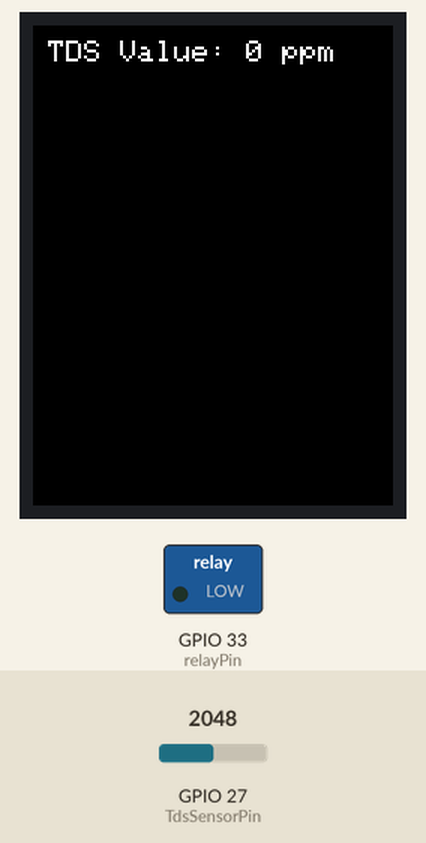
This sketch was run on a simulated ESP32. Parts: 240×320 colour display, switched loads named in the sketch (green lamp = pin HIGH). Inputs (shaded band) come from the test bench; at power-on: GPIO 27 (TdsSensorPin) = 2048. WiFi joins after 1.5 s; servers stay silent unless stated; what the sketch prints to the serial monitor is not drawn.

Above: at 1.8 s.
At 2.8 s:
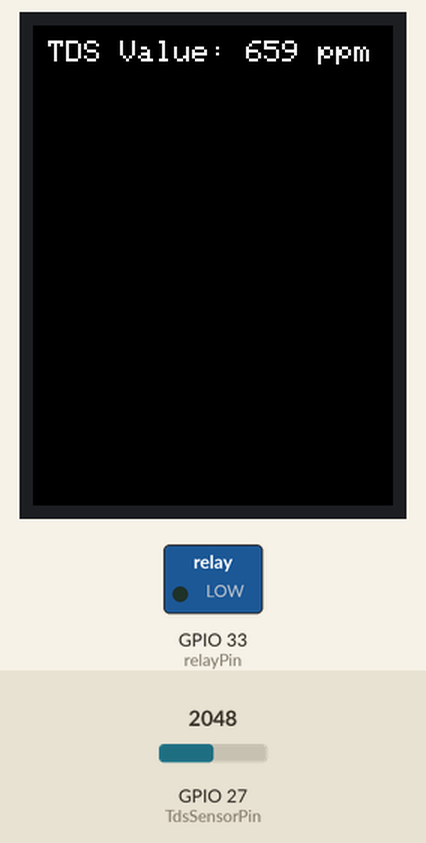
2.9 s: GPIO 27 (TdsSensorPin) set to 2866
At 4.8 s:
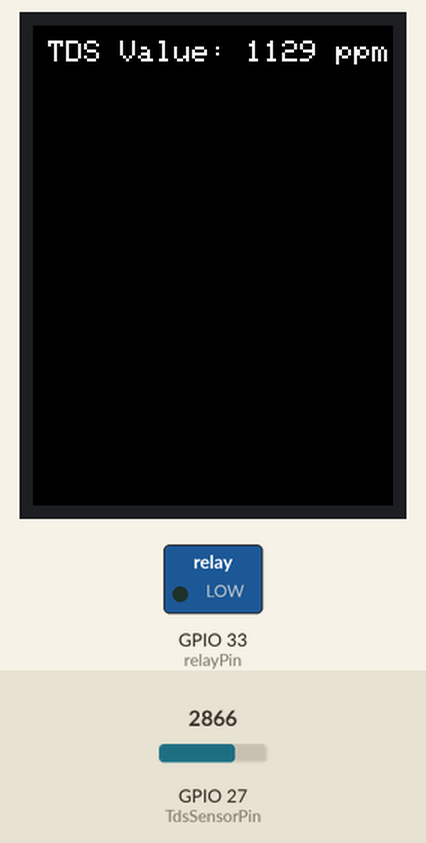
5.6 s: GPIO 27 (TdsSensorPin) set to 3603
At 7.7 s:
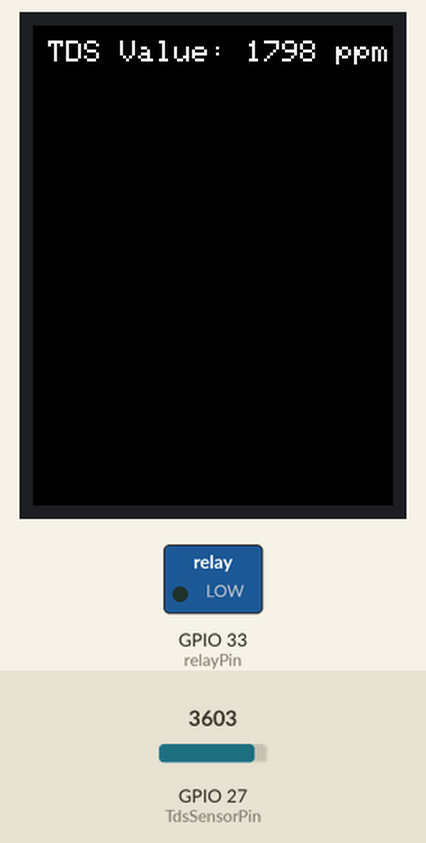
8.0 s: GPIO 27 (TdsSensorPin) set to 4095
At 9.6 s:
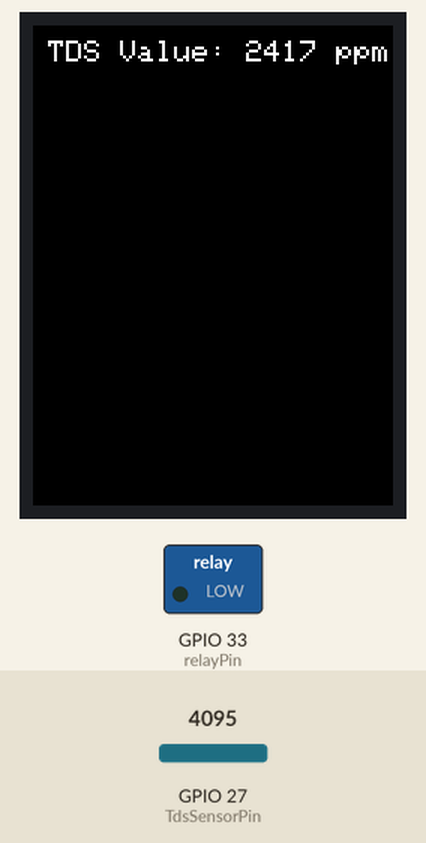
Timing chart, 0 to 11.1 s (numbered marks = the images above; inputs shaded):
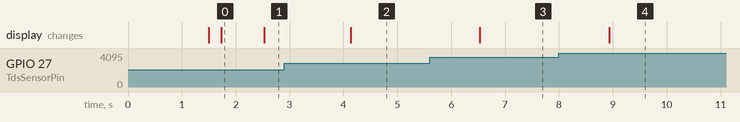

Measured:
- after the input at 2.9 s, the display: changes after 1.2 s (image 2)
- after the input at 5.6 s, the display: changes after 0.93 s (image 3)
- after the input at 8.0 s, the display: changes after 0.93 s (image 4)
- what the display in image 0 shows lasts 0.8 s, from 1.7 s to 2.5 s

The sketch:

tft_test.ino
```cpp
#include <TFT_eSPI.h>
TFT_eSPI tft = TFT_eSPI();
//#include <User_Setups/Setup0_WROOM32_ILI9341_parallel_TFT_016.h>
#define TdsSensorPin 27
#define relayPin 33

#define VREF 3.3              // analog reference voltage(Volt) of the ADC
#define SCOUNT  30            // sum of sample point

#include <SPI.h>
#include <Wire.h>
#include <Adafruit_GFX.h>
#include <Adafruit_SH110X.h>
#include <ArduinoOTA.h>  // For enabling over-the-air updates
#include <WiFi.h>        // For connecting ESP32 to WiFi
const char* ssid = "WIFI-C54292C8";         // Change to your WiFi Network name
const char* password = "12345678";  // Change to your password

int analogBuffer[SCOUNT];     // store the analog value in the array, read from ADC
int analogBufferTemp[SCOUNT];
int analogBufferIndex = 0;
int copyIndex = 0;

float averageVoltage = 0;
float tdsValue = 0;
float temperature = 25;       // current temperature for compensation

// median filtering algorithm
int getMedianNum(int bArray[], int iFilterLen){
  int bTab[iFilterLen];
  for (byte i = 0; i<iFilterLen; i++)
  bTab[i] = bArray[i];
  int i, j, bTemp;
  for (j = 0; j < iFilterLen - 1; j++) {
    for (i = 0; i < iFilterLen - j - 1; i++) {
      if (bTab[i] > bTab[i + 1]) {
        bTemp = bTab[i];
        bTab[i] = bTab[i + 1];
        bTab[i + 1] = bTemp;
      }
    }
  }
  if ((iFilterLen & 1) > 0){
    bTemp = bTab[(iFilterLen - 1) / 2];
  }
  else {
    bTemp = (bTab[iFilterLen / 2] + bTab[iFilterLen / 2 - 1]) / 2;
  }
  return bTemp;
}

void setup(){
  Serial.begin(460800);
  pinMode(TdsSensorPin,INPUT);
  pinMode(relayPin, OUTPUT);
  WiFi.begin(ssid, password);
  while (WiFi.status() != WL_CONNECTED) {
    delay(500);
  }
  ArduinoOTA.begin();  // Starts OTA
  // Initialize the display
  tft.begin();
}
void loop() {
  ArduinoOTA.handle();
  static unsigned long pumpTimepoint = 0;
  static unsigned long analogSampleTimepoint = 0;
  static unsigned long printTimepoint = 0;
  static boolean pumpOn = false; // Track the state of the pump

  unsigned long currentTime = millis();

   // turn on pump after 25min
  if (!pumpOn && currentTime - pumpTimepoint >=  1800000 )  //30 min. 6000) //
  {
    pumpTimepoint = currentTime;
    digitalWrite(relayPin, HIGH); // turn on pump
    pumpOn = true; // Update relay state
    Serial.println("Relay ON ");
  }

  // Turn off the pump after on for 5 minute
  if (pumpOn && currentTime - pumpTimepoint >=  300000) // 5 min. test 3 second 3000)//
  {
    digitalWrite(relayPin, LOW); // turn off pump
    pumpOn = false;// Update relay state
    Serial.println("Relay OFF ");
  }

  // TDS sampling
  if (currentTime - analogSampleTimepoint >= 40) { //every 40 milliseconds, read the analog value from the ADC
    analogSampleTimepoint = currentTime;
    analogBuffer[analogBufferIndex] = analogRead(TdsSensorPin); // read the analog value and store into the buffer
    analogBufferIndex = (analogBufferIndex + 1) % SCOUNT;
  }

  // Print TDS value
  if (currentTime - printTimepoint >= 800) {
    printTimepoint = currentTime;

    // Calculate the median filtered voltage value
    averageVoltage = getMedianNum(analogBuffer, SCOUNT) * (float)VREF / 4096.0;

    // Temperature compensation formula
    float compensationCoefficient = 1.0 + 0.02 * (temperature - 25.0);
    // Temperature compensation
    float compensationVoltage = averageVoltage / compensationCoefficient;

    // Convert voltage value to TDS value
    tdsValue = (133.42 * compensationVoltage * compensationVoltage * compensationVoltage - 255.86 * compensationVoltage * compensationVoltage + 857.39 * compensationVoltage) * 0.5;

    Serial.print("TDS Value: ");
    Serial.print(tdsValue, 0);
    Serial.println(" ppm");
    // Clear the screen
    tft.fillScreen(TFT_BLACK);

    // Print TDS value on the TFT screen
    tft.setTextColor(TFT_WHITE); // Set text color
    tft.setTextSize(2); // Set text size
    tft.setCursor(10, 10); // Set cursor position
    tft.print("TDS Value: ");
    tft.print(tdsValue, 0);
    tft.println(" ppm");
  }
}
```
